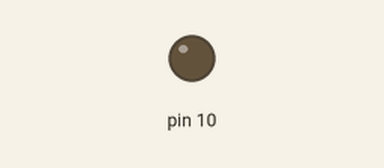
Recording of a sketch running on a simulated Arduino Uno, built with avr-gcc and run on an emulated ATmega328P. Shown: output pins drawn as LEDs (lit = HIGH). What the sketch prints to the serial monitor is not drawn.

Above: at 0.3 s.
Timing chart, 0 to 1.8 s (numbered marks = the images above):
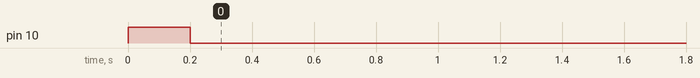

Measured:
- by itself, pin 10: LOW → HIGH at 0.00 s, → LOW 0.20 s later

The sketch:

Receiver.ino
```cpp
#include <SoftwareSerial.h>

SoftwareSerial xbee(6, 7);

unsigned long xbee_start_time;

void setup() {

  xbee.begin(9600);
  //pinMode(5, OUTPUT);
  //pinMode(13, OUTPUT);
  pinMode(10, OUTPUT);
  Serial.begin(9600);

  xbee_start_time = micros();

}

void loop() {

  if(xbee.available()){

    char dataStatus = xbee.read();

    if(dataStatus == 'y'){
      xbee_start_time = micros();

    }
  }

  if(micros() - xbee_start_time > 200000){
    //digitalWrite(5, LOW);
    //digitalWrite(13, LOW);
    digitalWrite(10, LOW);
    Serial.println("LOW");
  }else{
    //digitalWrite(5, HIGH);
    //digitalWrite(13, HIGH);
    digitalWrite(10, HIGH);
    Serial.println("HIGH");
  }
  Serial.flush();

}
```
